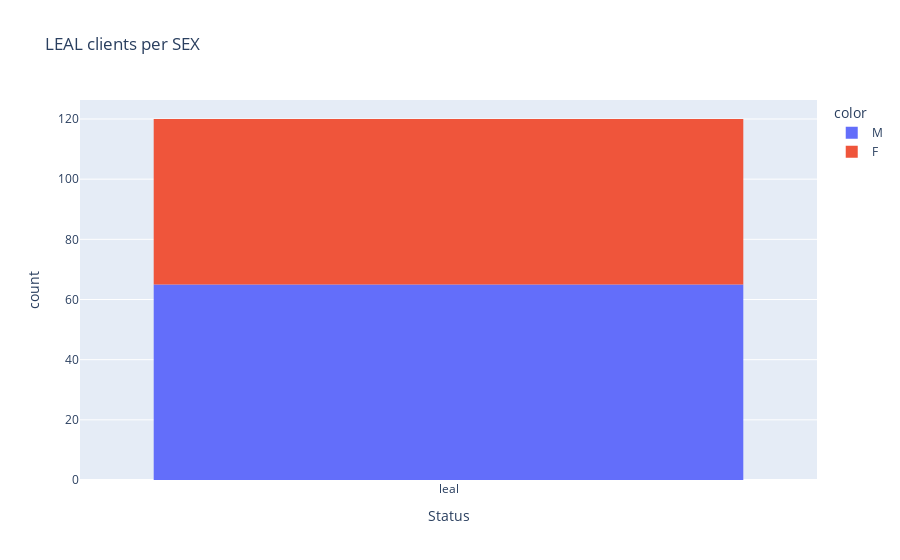

Source (notebook cell):
### Markdown cell above
### **`LEAL` clients**

### Code cell
fig = px.histogram(leal_clients[:120], x = 'Status', color = df_NND[df_NND['Status'] == 'leal']['Sexo'][:120],
                   title = 'LEAL clients per SEX')
fig.show()

### Figure 1 — Plotly figure (JSON) as saved in the notebook; plotly's stock layout.template omitted (floating-point values rounded to 4 significant figures)
{"data": [{"alignmentgroup": "True", "bingroup": "x", "hovertemplate": "color=M<br>Status=%{x}<br>count=%{y}<extra></extra>", "legendgroup": "M", "marker": {"color": "#636efa", "pattern": {"shape": ""}}, "name": "M", "offsetgroup": "M", "orientation": "v", "showlegend": true, "type": "histogram", "x": ["leal", "leal", "leal", "leal", "leal", "leal", "leal", "leal", "leal", "leal", "leal", "leal", "leal", "leal", "leal", "leal", "leal", "leal", "leal", "leal", "leal", "leal", "leal", "leal", "leal", "leal", "leal", "leal", "leal", "leal", "leal", "leal", "leal", "leal", "leal", "leal", "leal", "leal", "leal", "leal", "leal", "leal", "leal", "leal", "leal", "leal", "leal", "leal", "leal", "leal", "leal", "leal", "leal", "leal", "leal", "leal", "leal", "leal", "leal", "leal", "leal", "leal", "leal", "leal", "leal"], "xaxis": "x", "yaxis": "y"}, {"alignmentgroup": "True", "bingroup": "x", "hovertemplate": "color=F<br>Status=%{x}<br>count=%{y}<extra></extra>", "legendgroup": "F", "marker": {"color": "#EF553B", "pattern": {"shape": ""}}, "name": "F", "offsetgroup": "F", "orientation": "v", "showlegend": true, "type": "histogram", "x": ["leal", "leal", "leal", "leal", "leal", "leal", "leal", "leal", "leal", "leal", "leal", "leal", "leal", "leal", "leal", "leal", "leal", "leal", "leal", "leal", "leal", "leal", "leal", "leal", "leal", "leal", "leal", "leal", "leal", "leal", "leal", "leal", "leal", "leal", "leal", "leal", "leal", "leal", "leal", "leal", "leal", "leal", "leal", "leal", "leal", "leal", "leal", "leal", "leal", "leal", "leal", "leal", "leal", "leal", "leal"], "xaxis": "x", "yaxis": "y"}], "layout": {"barmode": "relative", "legend": {"title": {"text": "color"}, "tracegroupgap": 0}, "title": {"text": "LEAL clients per SEX"}, "xaxis": {"anchor": "y", "domain": [0, 1], "title": {"text": "Status"}}, "yaxis": {"anchor": "x", "domain": [0, 1], "title": {"text": "count"}}}}
